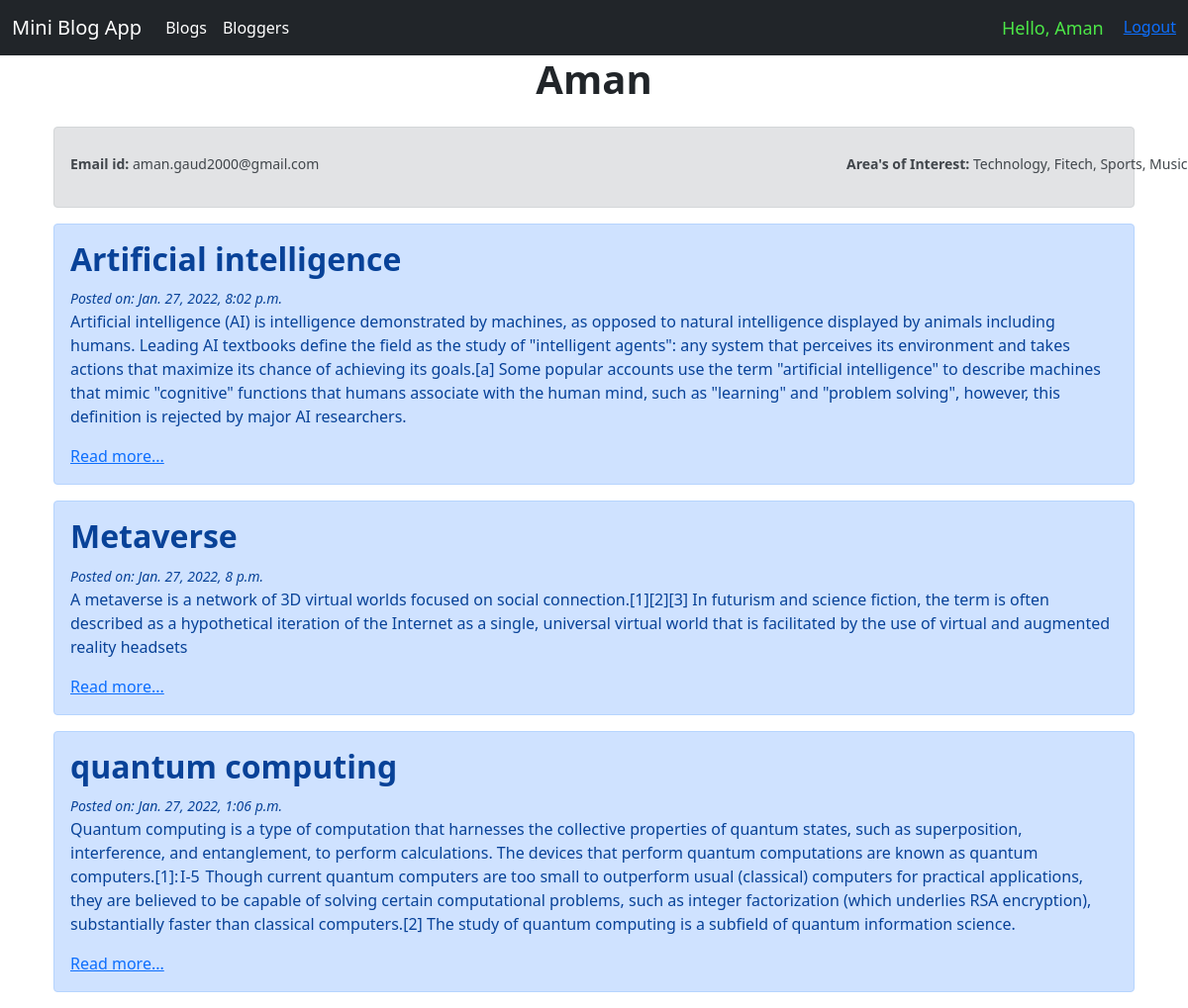
The app's page /blog/blogger/3 (signed in) with its own data.
### blog/models.py (models this page shows)
class Post(models.Model):
    title = models.CharField(max_length=255)
    intro = models.TextField()
    body = models.TextField()
    date_added = models.DateTimeField(auto_now_add=True)
    blogger_name = models.ForeignKey(
        User, null=False, blank=False, on_delete=models.CASCADE, related_name="+")
    class Meta:
        ordering = ['-date_added']

### blog/views.py (the view)
# urls.py: path('blogger/<str:author_id>', views.blogger_detail, name="blogger_detail"),
def blogger_detail(request, author_id):
    blogger = User.objects.get(id=author_id)
    posts = Post.objects.filter(blogger_name=author_id)
    return render(request, 'blog/bloggerdetail.html', {'blogger': blogger, 'posts': posts})

### blog/templates/blog/bloggerdetail.html (shortened to what this page needs)
{% extends 'blog/base.html' %}
{% block content%}
    <div class="container"><br>
        <div  class="position-relative">
    <h1 class="h1 position-absolute top-10 start-50 translate-middle"><b>{{blogger.username}}</b></h1><br></div>
    <br>
      <div class="alert alert-secondary" role="alert">
<small> <span class=" position-relative top-50 start-0 translate-middle"><b>Email id:</b> {{blogger.email}}</span>
  <span class="position-relative top-50 start-50 translate-middle"><b>Area's of Interest:</b> Technology, Fitech, Sports, Music</span></small>
      </div>
      {% for post in posts%}
      <div class="alert alert-primary" role="alert">
        <h2 class="h2"><b>{{post.title}}</b></h2>
        <small><i> Posted on: {{post.date_added}}</i></small>
        <p>{{post.intro}}</p>
        <a href="{% url 'blog_post_detail' post.id%}"> Read more...</a>
      </div>
    {% endfor %}
</div>
{% endblock %}

### blog/templates/blog/base.html (shortened to what this page needs)
<!doctype html>
<html lang="en">
  <head>
    <link href="https://cdn.jsdelivr.net/npm/bootstrap@5.0.2/dist/css/bootstrap.min.css" rel="stylesheet">
  </head>
  <body>
    <nav class="navbar navbar-expand-lg navbar-dark bg-dark">
        <div class="container-fluid">
          <a class="navbar-brand" href="{% url 'home' %}">Mini Blog App</a>
          <div class="collapse navbar-collapse" id="navbarSupportedContent">
            <ul class="navbar-nav me-auto mb-2 mb-lg-0">
              <li class="nav-item">
                <a class="nav-link active" aria-current="page" href="{% url 'blogs_list' %}">Blogs</a>
              </li>
              <li class="nav-item">
                <a class="nav-link active" aria-current="page" href="{% url 'bloggers_list' %}">Bloggers</a>
              </li>
            </ul>
            <ul class="navbar-nav ml-auto">
              <li class="nav-item">
                <span class="hello-msg">Hello, {{request.user|default_if_none:"&nbsp;" }}</span>
              </li>
              <li class="nav-item">
                <span>
                  {% if request.user.is_authenticated %}
                  <a class="logout-msg" href="{% url 'logout' %}">
                    Logout</a>
                  {% else %}
                  <a class="logout-msg" href="{% url 'login' %}">
                    Login</a>
                  {% endif %}
                       </span>
              </li>
            </ul>
          </div>
        </div>
      </nav>
      <section>
        <div class="container">
          {% block content%}
          {% endblock%}
        </div>
      </section>
  </body>
</html>

### blog/templates/blog/base.html (style rules this page uses)
.hello-msg { font-size: 18px; color: rgb(76, 231, 71); margin-right: 20px; }

### records on screen
Post: title "Artificial intelligence", date_added "Jan. 27, 2022, 8:02 p.m.", intro "Artificial intelligence (AI) is intelligence demonstrated by machines, as opposed to natural intelligence displayed by animals including humans. Leading AI textbooks define the field as the study of \"intelligent agents\": any system that perceives its environment and takes actions that maximize its chance of achieving its goals.[a] Some popular accounts use the term \"artificial intelligence\" to describe machines that mimic \"cognitive\" functions that humans associate with the human mind, such as \"learning\" and \"problem solving\", however, this definition is rejected by major AI researchers."
Post: title "Metaverse", date_added "Jan. 27, 2022, 8 p.m.", intro "A metaverse is a network of 3D virtual worlds focused on social connection.[1][2][3] In futurism and science fiction, the term is often described as a hypothetical iteration of the Internet as a single, universal virtual world that is facilitated by the use of virtual and augmented reality headsets"
Post: title "quantum computing", date_added "Jan. 27, 2022, 1:06 p.m.", intro "Quantum computing is a type of computation that harnesses the collective properties of quantum states, such as superposition, interference, and entanglement, to perform calculations. The devices that perform quantum computations are known as quantum computers.[1]: I-5 Though current quantum computers are too small to outperform usual (classical) computers for practical applications, they are believed to be capable of solving certain computational problems, such as integer factorization (which underlies RSA encryption), substantially faster than classical computers.[2] The study of quantum computing is a subfield of quantum information science."

### other values on screen
{{ request.user|default_if_none:"&nbsp;" }} "Aman"
{{ blogger.username }} "Aman"
{{ blogger.email }} "aman.gaud2000@gmail.com"
